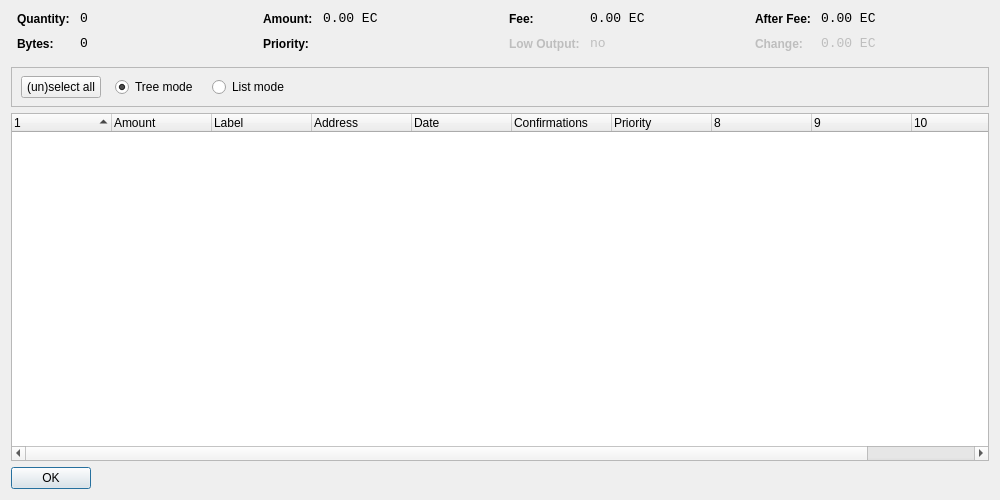
<?xml version="1.0" encoding="UTF-8"?>
<ui version="4.0">
 <class>CoinControlDialog</class>
 <widget class="QDialog" name="CoinControlDialog">
  <property name="geometry">
   <rect>
    <x>0</x>
    <y>0</y>
    <width>1000</width>
    <height>500</height>
   </rect>
  </property>
  <property name="windowTitle">
   <string>Coin Control</string>
  </property>
  <layout class="QVBoxLayout" name="verticalLayout">
   <item>
    <layout class="QHBoxLayout" name="horizontalLayoutTop" stretch="0,0,0,0">
     <property name="topMargin">
      <number>0</number>
     </property>
     <property name="bottomMargin">
      <number>10</number>
     </property>
     <item>
      <layout class="QFormLayout" name="formLayoutCoinControl1">
       <property name="horizontalSpacing">
        <number>10</number>
       </property>
       <property name="verticalSpacing">
        <number>10</number>
       </property>
       <property name="leftMargin">
        <number>6</number>
       </property>
       <property name="rightMargin">
        <number>6</number>
       </property>
       <item row="0" column="0">
        <widget class="QLabel" name="labelCoinControlQuantityText">
         <property name="styleSheet">
          <string notr="true">font-weight:bold;</string>
         </property>
         <property name="text">
          <string>Quantity:</string>
         </property>
        </widget>
       </item>
       <item row="0" column="1">
        <widget class="QLabel" name="labelCoinControlQuantity">
         <property name="font">
          <font>
           <family>Monospace</family>
           <pointsize>10</pointsize>
          </font>
         </property>
         <property name="cursor">
          <cursorShape>IBeamCursor</cursorShape>
         </property>
         <property name="contextMenuPolicy">
          <enum>Qt::ActionsContextMenu</enum>
         </property>
         <property name="text">
          <string notr="true">0</string>
         </property>
         <property name="textInteractionFlags">
          <set>Qt::LinksAccessibleByMouse|Qt::TextSelectableByKeyboard|Qt::TextSelectableByMouse</set>
         </property>
        </widget>
       </item>
       <item row="1" column="0">
        <widget class="QLabel" name="labelCoinControlBytesText">
         <property name="styleSheet">
          <string notr="true">font-weight:bold;</string>
         </property>
         <property name="text">
          <string>Bytes:</string>
         </property>
        </widget>
       </item>
       <item row="1" column="1">
        <widget class="QLabel" name="labelCoinControlBytes">
         <property name="font">
          <font>
           <family>Monospace</family>
           <pointsize>10</pointsize>
          </font>
         </property>
         <property name="cursor">
          <cursorShape>IBeamCursor</cursorShape>
         </property>
         <property name="contextMenuPolicy">
          <enum>Qt::ActionsContextMenu</enum>
         </property>
         <property name="text">
          <string notr="true">0</string>
         </property>
         <property name="textInteractionFlags">
          <set>Qt::LinksAccessibleByMouse|Qt::TextSelectableByKeyboard|Qt::TextSelectableByMouse</set>
         </property>
        </widget>
       </item>
      </layout>
     </item>
     <item>
      <layout class="QFormLayout" name="formLayoutCoinControl2">
       <property name="horizontalSpacing">
        <number>10</number>
       </property>
       <property name="verticalSpacing">
        <number>10</number>
       </property>
       <property name="leftMargin">
        <number>6</number>
       </property>
       <property name="rightMargin">
        <number>6</number>
       </property>
       <item row="0" column="0">
        <widget class="QLabel" name="labelCoinControlAmountText">
         <property name="styleSheet">
          <string notr="true">font-weight:bold;</string>
         </property>
         <property name="text">
          <string>Amount:</string>
         </property>
        </widget>
       </item>
       <item row="0" column="1">
        <widget class="QLabel" name="labelCoinControlAmount">
         <property name="font">
          <font>
           <family>Monospace</family>
           <pointsize>10</pointsize>
          </font>
         </property>
         <property name="cursor">
          <cursorShape>IBeamCursor</cursorShape>
         </property>
         <property name="contextMenuPolicy">
          <enum>Qt::ActionsContextMenu</enum>
         </property>
         <property name="text">
          <string notr="true">0.00 EC</string>
         </property>
         <property name="textInteractionFlags">
          <set>Qt::LinksAccessibleByMouse|Qt::TextSelectableByKeyboard|Qt::TextSelectableByMouse</set>
         </property>
        </widget>
       </item>
       <item row="1" column="0">
        <widget class="QLabel" name="labelCoinControlPriorityText">
         <property name="styleSheet">
          <string notr="true">font-weight:bold;</string>
         </property>
         <property name="text">
          <string>Priority:</string>
         </property>
        </widget>
       </item>
       <item row="1" column="1">
        <widget class="QLabel" name="labelCoinControlPriority">
         <property name="font">
          <font>
           <family>Monospace</family>
           <pointsize>10</pointsize>
          </font>
         </property>
         <property name="cursor">
          <cursorShape>IBeamCursor</cursorShape>
         </property>
         <property name="contextMenuPolicy">
          <enum>Qt::ActionsContextMenu</enum>
         </property>
         <property name="text">
          <string/>
         </property>
         <property name="textInteractionFlags">
          <set>Qt::LinksAccessibleByMouse|Qt::TextSelectableByKeyboard|Qt::TextSelectableByMouse</set>
         </property>
        </widget>
       </item>
      </layout>
     </item>
     <item>
      <layout class="QFormLayout" name="formLayoutCoinControl3">
       <property name="horizontalSpacing">
        <number>10</number>
       </property>
       <property name="verticalSpacing">
        <number>10</number>
       </property>
       <property name="leftMargin">
        <number>6</number>
       </property>
       <property name="rightMargin">
        <number>6</number>
       </property>
       <item row="0" column="0">
        <widget class="QLabel" name="labelCoinControlFeeText">
         <property name="styleSheet">
          <string notr="true">font-weight:bold;</string>
         </property>
         <property name="text">
          <string>Fee:</string>
         </property>
        </widget>
       </item>
       <item row="0" column="1">
        <widget class="QLabel" name="labelCoinControlFee">
         <property name="font">
          <font>
           <family>Monospace</family>
           <pointsize>10</pointsize>
          </font>
         </property>
         <property name="cursor">
          <cursorShape>IBeamCursor</cursorShape>
         </property>
         <property name="contextMenuPolicy">
          <enum>Qt::ActionsContextMenu</enum>
         </property>
         <property name="text">
          <string notr="true">0.00 EC</string>
         </property>
         <property name="textInteractionFlags">
          <set>Qt::LinksAccessibleByMouse|Qt::TextSelectableByKeyboard|Qt::TextSelectableByMouse</set>
         </property>
        </widget>
       </item>
       <item row="1" column="0">
        <widget class="QLabel" name="labelCoinControlLowOutputText">
         <property name="enabled">
          <bool>false</bool>
         </property>
         <property name="styleSheet">
          <string notr="true">font-weight:bold;</string>
         </property>
         <property name="text">
          <string>Low Output:</string>
         </property>
        </widget>
       </item>
       <item row="1" column="1">
        <widget class="QLabel" name="labelCoinControlLowOutput">
         <property name="enabled">
          <bool>false</bool>
         </property>
         <property name="font">
          <font>
           <family>Monospace</family>
           <pointsize>10</pointsize>
          </font>
         </property>
         <property name="cursor">
          <cursorShape>IBeamCursor</cursorShape>
         </property>
         <property name="contextMenuPolicy">
          <enum>Qt::ActionsContextMenu</enum>
         </property>
         <property name="text">
          <string notr="true">no</string>
         </property>
         <property name="textInteractionFlags">
          <set>Qt::LinksAccessibleByMouse|Qt::TextSelectableByKeyboard|Qt::TextSelectableByMouse</set>
         </property>
        </widget>
       </item>
      </layout>
     </item>
     <item>
      <layout class="QFormLayout" name="formLayoutCoinControl4">
       <property name="horizontalSpacing">
        <number>10</number>
       </property>
       <property name="verticalSpacing">
        <number>10</number>
       </property>
       <property name="leftMargin">
        <number>6</number>
       </property>
       <property name="rightMargin">
        <number>6</number>
       </property>
       <item row="0" column="0">
        <widget class="QLabel" name="labelCoinControlAfterFeeText">
         <property name="styleSheet">
          <string notr="true">font-weight:bold;</string>
         </property>
         <property name="text">
          <string>After Fee:</string>
         </property>
        </widget>
       </item>
       <item row="0" column="1">
        <widget class="QLabel" name="labelCoinControlAfterFee">
         <property name="font">
          <font>
           <family>Monospace</family>
           <pointsize>10</pointsize>
          </font>
         </property>
         <property name="cursor">
          <cursorShape>IBeamCursor</cursorShape>
         </property>
         <property name="contextMenuPolicy">
          <enum>Qt::ActionsContextMenu</enum>
         </property>
         <property name="text">
          <string notr="true">0.00 EC</string>
         </property>
         <property name="textInteractionFlags">
          <set>Qt::LinksAccessibleByMouse|Qt::TextSelectableByKeyboard|Qt::TextSelectableByMouse</set>
         </property>
        </widget>
       </item>
       <item row="1" column="0">
        <widget class="QLabel" name="labelCoinControlChangeText">
         <property name="enabled">
          <bool>false</bool>
         </property>
         <property name="styleSheet">
          <string notr="true">font-weight:bold;</string>
         </property>
         <property name="text">
          <string>Change:</string>
         </property>
        </widget>
       </item>
       <item row="1" column="1">
        <widget class="QLabel" name="labelCoinControlChange">
         <property name="enabled">
          <bool>false</bool>
         </property>
         <property name="font">
          <font>
           <family>Monospace</family>
           <pointsize>10</pointsize>
          </font>
         </property>
         <property name="cursor">
          <cursorShape>IBeamCursor</cursorShape>
         </property>
         <property name="contextMenuPolicy">
          <enum>Qt::ActionsContextMenu</enum>
         </property>
         <property name="text">
          <string notr="true">0.00 EC</string>
         </property>
         <property name="textInteractionFlags">
          <set>Qt::LinksAccessibleByMouse|Qt::TextSelectableByKeyboard|Qt::TextSelectableByMouse</set>
         </property>
        </widget>
       </item>
      </layout>
     </item>
    </layout>
   </item>
   <item>
    <widget class="QFrame" name="frame">
     <property name="minimumSize">
      <size>
       <width>0</width>
       <height>40</height>
      </size>
     </property>
     <property name="frameShape">
      <enum>QFrame::StyledPanel</enum>
     </property>
     <property name="frameShadow">
      <enum>QFrame::Sunken</enum>
     </property>
     <widget class="QWidget" name="horizontalLayoutWidget">
      <property name="geometry">
       <rect>
        <x>10</x>
        <y>0</y>
        <width>781</width>
        <height>41</height>
       </rect>
      </property>
      <layout class="QHBoxLayout" name="horizontalLayoutPanel" stretch="0,0,0,0,0">
       <property name="spacing">
        <number>14</number>
       </property>
       <item>
        <widget class="QPushButton" name="pushButtonSelectAll">
         <property name="sizePolicy">
          <sizepolicy hsizetype="Maximum" vsizetype="Fixed">
           <horstretch>0</horstretch>
           <verstretch>0</verstretch>
          </sizepolicy>
         </property>
         <property name="text">
          <string>(un)select all</string>
         </property>
        </widget>
       </item>
       <item>
        <widget class="QRadioButton" name="radioTreeMode">
         <property name="sizePolicy">
          <sizepolicy hsizetype="Maximum" vsizetype="Fixed">
           <horstretch>0</horstretch>
           <verstretch>0</verstretch>
          </sizepolicy>
         </property>
         <property name="text">
          <string>Tree mode</string>
         </property>
         <property name="checked">
          <bool>true</bool>
         </property>
        </widget>
       </item>
       <item>
        <widget class="QRadioButton" name="radioListMode">
         <property name="sizePolicy">
          <sizepolicy hsizetype="Maximum" vsizetype="Fixed">
           <horstretch>0</horstretch>
           <verstretch>0</verstretch>
          </sizepolicy>
         </property>
         <property name="text">
          <string>List mode</string>
         </property>
        </widget>
       </item>
       <item>
        <spacer name="horizontalSpacer">
         <property name="orientation">
          <enum>Qt::Horizontal</enum>
         </property>
         <property name="sizeHint" stdset="0">
          <size>
           <width>40</width>
           <height>20</height>
          </size>
         </property>
        </spacer>
       </item>
      </layout>
     </widget>
    </widget>
   </item>
   <item>
    <widget class="CoinControlTreeWidget" name="treeWidget">
     <property name="contextMenuPolicy">
      <enum>Qt::CustomContextMenu</enum>
     </property>
     <property name="sortingEnabled">
      <bool>false</bool>
     </property>
     <property name="columnCount">
      <number>11</number>
     </property>
     <attribute name="headerShowSortIndicator" stdset="0">
      <bool>true</bool>
     </attribute>
     <attribute name="headerStretchLastSection">
      <bool>false</bool>
     </attribute>
     <column>
      <property name="text">
       <string/>
      </property>
     </column>
     <column>
      <property name="text">
       <string>Amount</string>
      </property>
     </column>
     <column>
      <property name="text">
       <string>Label</string>
      </property>
     </column>
     <column>
      <property name="text">
       <string>Address</string>
      </property>
     </column>
     <column>
      <property name="text">
       <string>Date</string>
      </property>
     </column>
     <column>
      <property name="text">
       <string>Confirmations</string>
      </property>
      <property name="toolTip">
       <string>Confirmed</string>
      </property>
     </column>
     <column>
      <property name="text">
       <string>Priority</string>
      </property>
     </column>
     <column>
      <property name="text">
       <string/>
      </property>
     </column>
     <column>
      <property name="text">
       <string/>
      </property>
     </column>
     <column>
      <property name="text">
       <string/>
      </property>
     </column>
     <column>
      <property name="text">
       <string/>
      </property>
     </column>
    </widget>
   </item>
   <item>
    <widget class="QDialogButtonBox" name="buttonBox">
     <property name="sizePolicy">
      <sizepolicy hsizetype="Maximum" vsizetype="Fixed">
       <horstretch>0</horstretch>
       <verstretch>0</verstretch>
      </sizepolicy>
     </property>
     <property name="orientation">
      <enum>Qt::Horizontal</enum>
     </property>
     <property name="standardButtons">
      <set>QDialogButtonBox::Ok</set>
     </property>
    </widget>
   </item>
  </layout>
 </widget>
 <customwidgets>
  <customwidget>
   <class>CoinControlTreeWidget</class>
   <extends>QTreeWidget</extends>
   <header>coincontroltreewidget.h</header>
  </customwidget>
 </customwidgets>
 <resources/>
 <connections/>
</ui>
